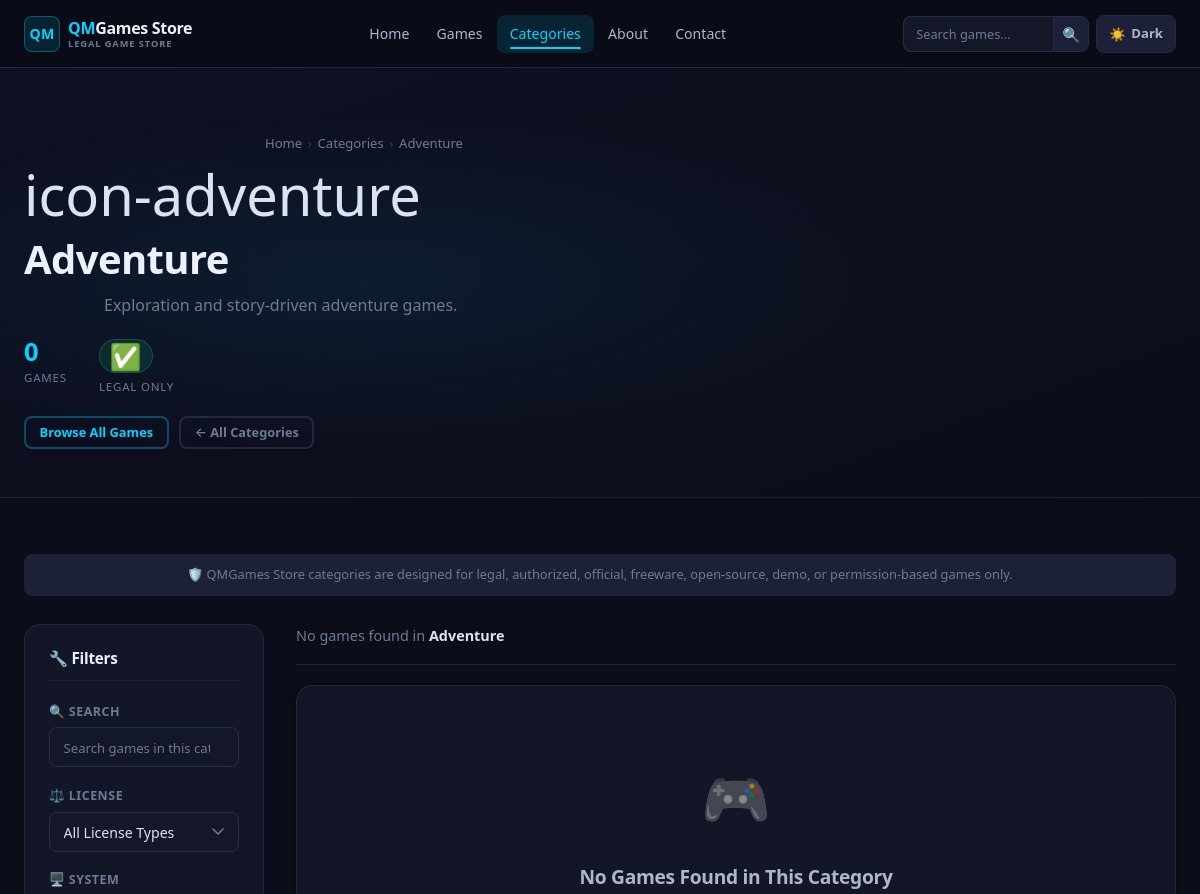
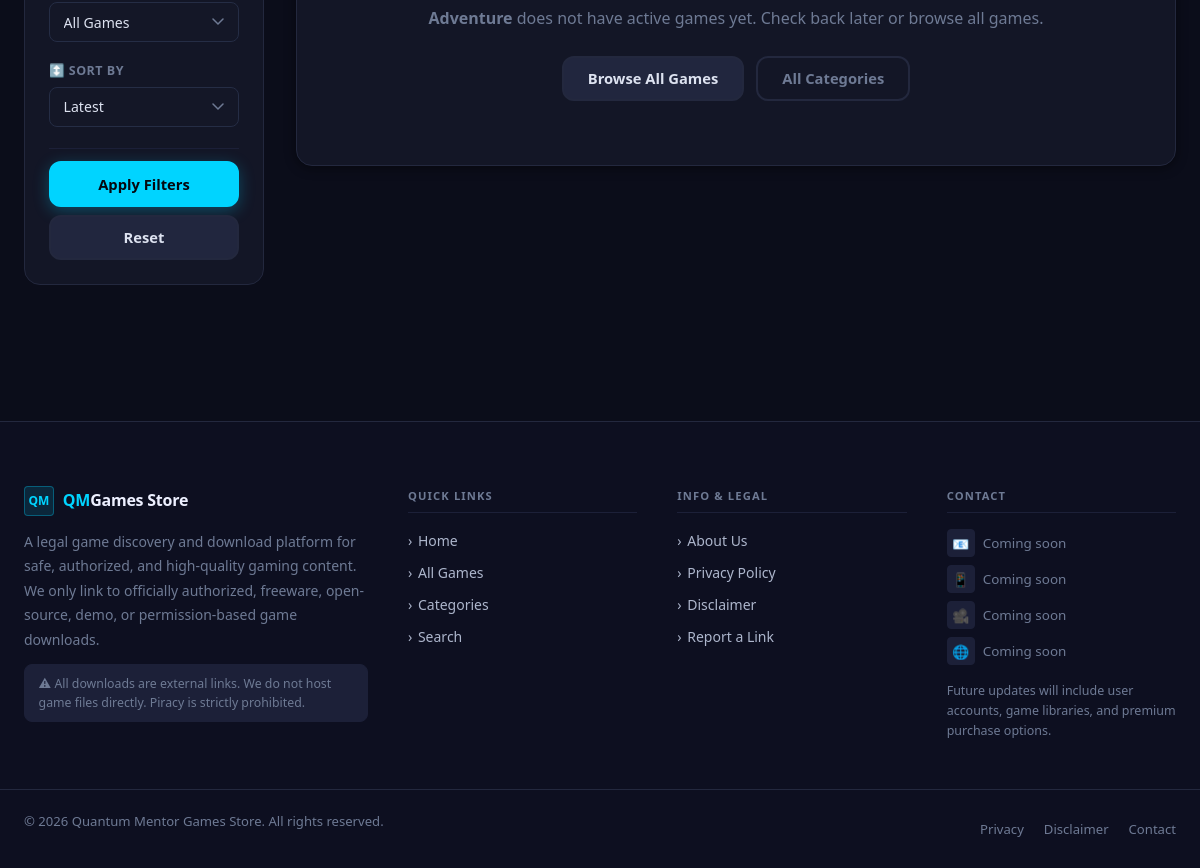
The page /category.php?slug=adventure on the database its author committed (2 pictures, top to bottom).
### tables this page shows
CREATE TABLE `categories` (
  `id`          INT          NOT NULL AUTO_INCREMENT,
  `name`        VARCHAR(120) NOT NULL                   COMMENT 'Display name, e.g. "Action"',
  `slug`        VARCHAR(150) NOT NULL                   COMMENT 'URL-safe slug, e.g. "action"',
  `description` TEXT         NULL                       COMMENT 'Optional category description',
  `icon`        VARCHAR(255) NULL                       COMMENT 'Icon filename or CSS class',
  `sort_order`  INT          NOT NULL DEFAULT 0         COMMENT 'Display order (ascending)',
  `status`      ENUM('active','inactive')
                NOT NULL DEFAULT 'active'               COMMENT 'Inactive categories are hidden from public',
  `created_at`  TIMESTAMP    NOT NULL DEFAULT CURRENT_TIMESTAMP,
  `updated_at`  TIMESTAMP    NOT NULL DEFAULT CURRENT_TIMESTAMP ON UPDATE CURRENT_TIMESTAMP,
  PRIMARY KEY (`id`),
  UNIQUE KEY `uq_categories_slug`        (`slug`),
  KEY        `idx_categories_status`     (`status`),
  KEY        `idx_categories_sort_order` (`sort_order`)
);

### category.php (the view, shortened to what the rows shown need)
<?php
$rawSlug    = isset($_GET['slug']) ? trim((string)$_GET['slug']) : '';
$isDetail   = ($rawSlug !== '');
$category   = null;
$notFound   = false;
if ($isDetail) {
    $category = getCategoryBySlug($rawSlug);
}
$f_q       = $isDetail ? trim(mb_substr((string)($_GET['q'] ?? ''), 0, 100)) : '';
$f_license = $isDetail ? trim((string)($_GET['license'] ?? '')) : '';
$f_low_end = ($isDetail && ($_GET['low_end'] ?? '') === '1') ? '1' : '';
$f_sort    = $isDetail ? trim((string)($_GET['sort'] ?? 'latest')) : 'latest';
$f_page    = max(1, (int)($_GET['page'] ?? 1));
$hasFilters = ($f_q !== '' || $f_license !== '' || $f_low_end === '1');
$catFilters = [
    'q'       => $f_q,
    'license' => $f_license,
    'low_end' => $f_low_end,
    'sort'    => $f_sort,
];
if ($isDetail && !$notFound) {
    $perPage    = 12;
    $catResult  = getCategoryGames((int)$category['id'], $catFilters, $f_page, $perPage);
    $catGames   = $catResult['games'];
    $catTotal   = $catResult['total'];
} else {
    $allCats    = getAllActiveCategoriesWithCounts();
    $highlights = getCategoryHighlights();
}
$licenseOptions = [
    ''                 => 'All License Types',
    'freeware'         => 'Freeware',
    'open_source'      => 'Open Source',
    'demo'             => 'Demo',
    'official_mirror'  => 'Official Mirror',
    'indie_permission' => 'Indie Permission',
    'other_authorized' => 'Other Authorized',
];
$sortOptions = [
    'latest'          => 'Latest',
    'oldest'          => 'Oldest',
    'most_viewed'     => 'Most Viewed',
    'most_downloaded' => 'Most Downloaded',
    'az'              => 'A to Z',
    'za'              => 'Z to A',
    'featured'        => 'Featured First',
    'trending'        => 'Trending First',
];
require_once INCLUDES_PATH . '/header.php';
?>
<main class="category-page">
<?php
if ($notFound): ?>
<section class="page-hero" aria-labelledby="notfound-title">
  <div class="container">
    <h1 class="page-title" id="notfound-title">Category Not Found</h1>
    <p class="page-subtitle">
      The category you are looking for does not exist or is no longer active.
    </p>
  </div>
</section>
<section class="section-sm">
  <div class="container-sm">
    <div class="card">
      <div class="empty-state">
        <span class="empty-state-icon">📁</span>
        <h3>Category Not Found</h3>
        <p>
          The category <strong>&ldquo;<?= e($rawSlug) ?>&rdquo;</strong>
          does not exist or is currently inactive.
        </p>
        <div class="empty-state-actions">
          <a href="<?= e(getCategoryDirectoryUrl()) ?>" class="btn btn-primary">
            View All Categories
          </a>
          <a href="<?= e(siteUrl('games.php')) ?>" class="btn btn-secondary">
            Browse All Games
          </a>
          <a href="<?= e(siteUrl('index.php')) ?>" class="btn btn-ghost">
            Back to Home
          </a>
        </div>
      </div>
    </div>
  </div>
</section>
<?php
elseif ($isDetail): ?>
<section class="category-hero" aria-labelledby="cat-detail-title">
  <div class="container">
    <div class="category-hero-grid">
      <div class="category-hero-content">
        <nav class="breadcrumb" aria-label="Breadcrumb">
          <a href="<?= e(siteUrl('index.php')) ?>">Home</a>
          <span class="breadcrumb-sep">›</span>
          <a href="<?= e(getCategoryDirectoryUrl()) ?>">Categories</a>
          <span class="breadcrumb-sep">›</span>
          <span><?= e($category['name']) ?></span>
        </nav>
        <?php if (!empty($category['icon'])): ?>
          <div class="category-icon-large" aria-hidden="true">
            <?= e($category['icon']) ?>
          </div>
        <?php endif; ?>
        <h1 class="page-title" id="cat-detail-title">
          <?= e($category['name']) ?>
        </h1>
        <?php if (!empty($category['description'])): ?>
          <p class="page-subtitle"><?= e($category['description']) ?></p>
        <?php endif; ?>
        <div class="category-stats">
          <div class="category-stat">
            <span class="category-stat-value">
              <?= !$hasFilters ? e((string)($catTotal)) : '—' ?>
            </span>
            <span class="category-stat-label">Games</span>
          </div>
          <div class="category-stat">
            <span class="category-stat-value badge badge-success">✅</span>
            <span class="category-stat-label">Legal Only</span>
          </div>
        </div>
        <div class="category-hero-actions">
          <a href="<?= e(siteUrl('games.php')) ?>" class="btn btn-outline btn-sm">
            Browse All Games
          </a>
          <a href="<?= e(getCategoryDirectoryUrl()) ?>" class="btn btn-ghost btn-sm">
            ← All Categories
          </a>
        </div>
      </div>
    </div>
  </div>
</section>
<section class="section-sm">
  <div class="container">
    <div class="games-legal-strip">
      🛡️ QMGames Store categories are designed for legal, authorized, official,
      freeware, open-source, demo, or permission-based games only.
    </div>
    <div class="games-layout">
      <aside class="games-filter-panel" aria-label="Filter games in category">
        <div class="filter-panel-header">
          <h2 class="filter-panel-title">🔧 Filters</h2>
        </div>
        <form method="GET"
              action="<?= e(siteUrl('category.php')) ?>"
              class="filter-form"
              id="catFilterForm">
          <div class="filter-group">
            <label class="filter-label" for="cf_q">🔍 Search</label>
            <input type="search"
                   id="cf_q" name="q"
                   class="form-control filter-input"
                   placeholder="Search games in this category..."
                   value="<?= e($f_q) ?>"
                   maxlength="100"
                   autocomplete="off">
          </div>
          <div class="filter-group">
            <label class="filter-label" for="cf_license">⚖️ License</label>
            <select id="cf_license" name="license" class="form-control filter-select">
              <?php foreach ($licenseOptions as $val => $label): ?>
                <option value="<?= e($val) ?>"
                  <?= $f_license === $val ? 'selected' : '' ?>>
                  <?= e($label) ?>
                </option>
              <?php endforeach; ?>
            </select>
          </div>
          <div class="filter-group">
            <label class="filter-label" for="cf_lowend">🖥️ System</label>
            <select id="cf_lowend" name="low_end" class="form-control filter-select">
              <option value=""  <?= $f_low_end === '' ? 'selected' : '' ?>>All Games</option>
            </select>
          </div>
          <div class="filter-group">
            <label class="filter-label" for="cf_sort">↕️ Sort By</label>
            <select id="cf_sort" name="sort" class="form-control filter-select">
              <?php foreach ($sortOptions as $val => $label): ?>
                <option value="<?= e($val) ?>"
                  <?= $f_sort === $val ? 'selected' : '' ?>>
                  <?= e($label) ?>
                </option>
              <?php endforeach; ?>
            </select>
          </div>
          <div class="filter-actions">
            <button type="submit" class="btn btn-primary btn-block">
              Apply Filters
            </button>
            <a href="<?= e(getCategoryUrl($category['slug'])) ?>"
               class="btn btn-secondary btn-block">Reset</a>
          </div>
        </form>
      </aside>
      <div class="games-results">
        <div class="results-toolbar">
          <div class="results-summary">
            <?php if ($catTotal === 0): ?>
              <span>No games found in <strong><?= e($category['name']) ?></strong></span>
            <?php endif; ?>
          </div>
        </div>
        <?php if (!empty($catGames)): ?>
          <div class="games-grid category-game-grid">
            <?php foreach ($catGames as $game):
              $gSlug  = e($game['slug'] ?? '');
              $gTitle = e($game['title'] ?? 'Untitled');
              $gDesc  = e(truncateText($game['short_description'] ?? '', 85));
              $gPlat  = e($game['platform'] ?? 'Windows PC');
              $gSize  = !empty($game['game_size']) ? e($game['game_size']) : 'TBA';
              $gLic   = $game['license_type'] ?? 'freeware';
              $gBadge = getLicenseBadgeClass($gLic);
              $gLabel = getLicenseLabel($gLic);
              $gCover = !empty($game['cover_image'])
                          ? e(siteUrl($game['cover_image']))
                          : getPlaceholderImage('cover');
              $gHref  = $gSlug
                          ? e(siteUrl('game-details.php?slug=' . rawurlencode($game['slug'])))
                          : '#';
              $gViews = (int)($game['views_count'] ?? 0);
              $gDls   = (int)($game['downloads_count'] ?? 0);
            ?>
            <a href="<?= $gHref ?>"
               class="game-card card"
               aria-label="View details for <?= $gTitle ?>">
              <div class="game-card-cover">
                <img src="<?= $gCover ?>" alt="<?= $gTitle ?> cover" loading="lazy">
                <div class="game-card-overlay-badges">
                  <?php if (!empty($game['is_featured'])): ?>
                    <span class="card-overlay-badge card-overlay-featured">⭐ Featured</span>
                  <?php endif; ?>
                  <?php if (!empty($game['is_trending'])): ?>
                    <span class="card-overlay-badge card-overlay-trending">📈 Trending</span>
                  <?php endif; ?>
                  <?php if (!empty($game['is_low_end_pc'])): ?>
                    <span class="card-overlay-badge card-overlay-lowend">🖥️ Low-End</span>
                  <?php endif; ?>
                </div>
              </div>
              <div class="game-card-body">
                <p class="game-card-meta"><?= $gPlat ?> · <?= $gSize ?></p>
                <h3 class="game-card-title"><?= $gTitle ?></h3>
                <p class="game-card-description"><?= $gDesc ?></p>
                <?php if ($gViews > 0 || $gDls > 0): ?>
                <div class="game-card-stats">
                  <?php if ($gViews > 0): ?>
                    <span class="game-stat">👁 <?= e(formatNumberShort($gViews)) ?></span>
                  <?php endif; ?>
                  <?php if ($gDls > 0): ?>
                    <span class="game-stat">⬇ <?= e(formatNumberShort($gDls)) ?></span>
                  <?php endif; ?>
                </div>
                <?php endif; ?>
                <div class="game-card-actions-row">
                  <span class="badge <?= $gBadge ?>"><?= $gLabel ?></span>
                  <span class="btn btn-sm btn-outline">View Details →</span>
                </div>
              </div>
            </a>
            <?php endforeach; ?>
          </div>
        <?php else: ?>
          <div class="card">
            <div class="empty-state">
              <span class="empty-state-icon">🎮</span>
              <h3>No Games Found in This Category</h3>
              <p>
                <?php if ($hasFilters): ?>
                  No active games match your filters in
                  <strong><?= e($category['name']) ?></strong>.
                  Try adjusting or clearing your filters.
                <?php else: ?>
                  <strong><?= e($category['name']) ?></strong> does not have active
                  games yet. Check back later or browse all games.
                <?php endif; ?>
              </p>
              <div class="empty-state-actions">
                <a href="<?= e(siteUrl('games.php')) ?>" class="btn btn-secondary">
                  Browse All Games
                </a>
                <a href="<?= e(getCategoryDirectoryUrl()) ?>" class="btn btn-ghost">
                  All Categories
                </a>
              </div>
            </div>
          </div>
        <?php endif; ?>
      </div>
    </div>
  </div>
</section>
<?php
endif;  ?>
</main>
<?php require_once INCLUDES_PATH . '/footer.php'; ?>

### rows shown on the page
categories: name "Adventure", icon "icon-adventure", description "Exploration and story-driven adventure games."

### other values the page prints
$catTotal "0"
SITE_NAME "Quantum Mentor Games Store"
form field license "All License Types"
form field sort "Latest"
